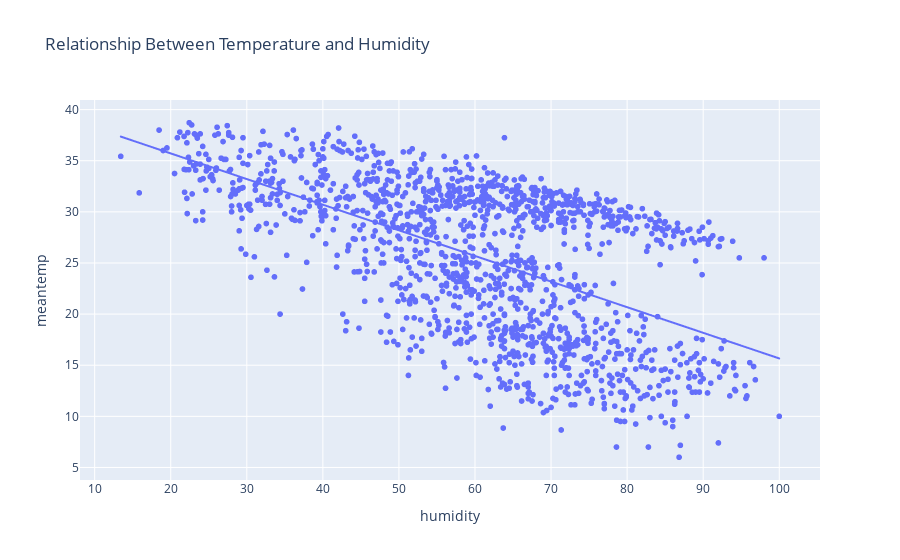

Notebook code for this chart:
### Code cell
fg = px.scatter(data_frame=df, x="humidity", y="meantemp", trendline="ols", title="Relationship Between Temperature and Humidity")
fg.show()

### Figure 1 — Plotly figure (JSON) as saved in the notebook; plotly's stock layout.template omitted (floating-point values rounded to 4 significant figures; data arrays with more than 128 entries replaced by an {"elided": "..."} marker saying what was removed)
{"data": [{"hovertemplate": "humidity=%{x}<br>meantemp=%{y}<extra></extra>", "legendgroup": "", "marker": {"color": "#636efa", "symbol": "circle"}, "mode": "markers", "name": "", "showlegend": false, "type": "scattergl", "x": {"elided": "1462 float values"}, "xaxis": "x", "y": {"elided": "1462 float values"}, "yaxis": "y"}, {"hovertemplate": "<b>OLS trendline</b><br>meantemp = -0.250617 * humidity + 40.7259<br>R<sup>2</sup>=0.327128<br><br>humidity=%{x}<br>meantemp=%{y} <b>(trend)</b><extra></extra>", "legendgroup": "", "marker": {"color": "#636efa", "symbol": "circle"}, "mode": "lines", "name": "", "showlegend": false, "type": "scattergl", "x": {"elided": "1462 float values"}, "xaxis": "x", "y": {"elided": "1462 float values"}, "yaxis": "y"}], "layout": {"legend": {"tracegroupgap": 0}, "title": {"text": "Relationship Between Temperature and Humidity"}, "xaxis": {"anchor": "y", "domain": [0, 1], "title": {"text": "humidity"}}, "yaxis": {"anchor": "x", "domain": [0, 1], "title": {"text": "meantemp"}}}}
